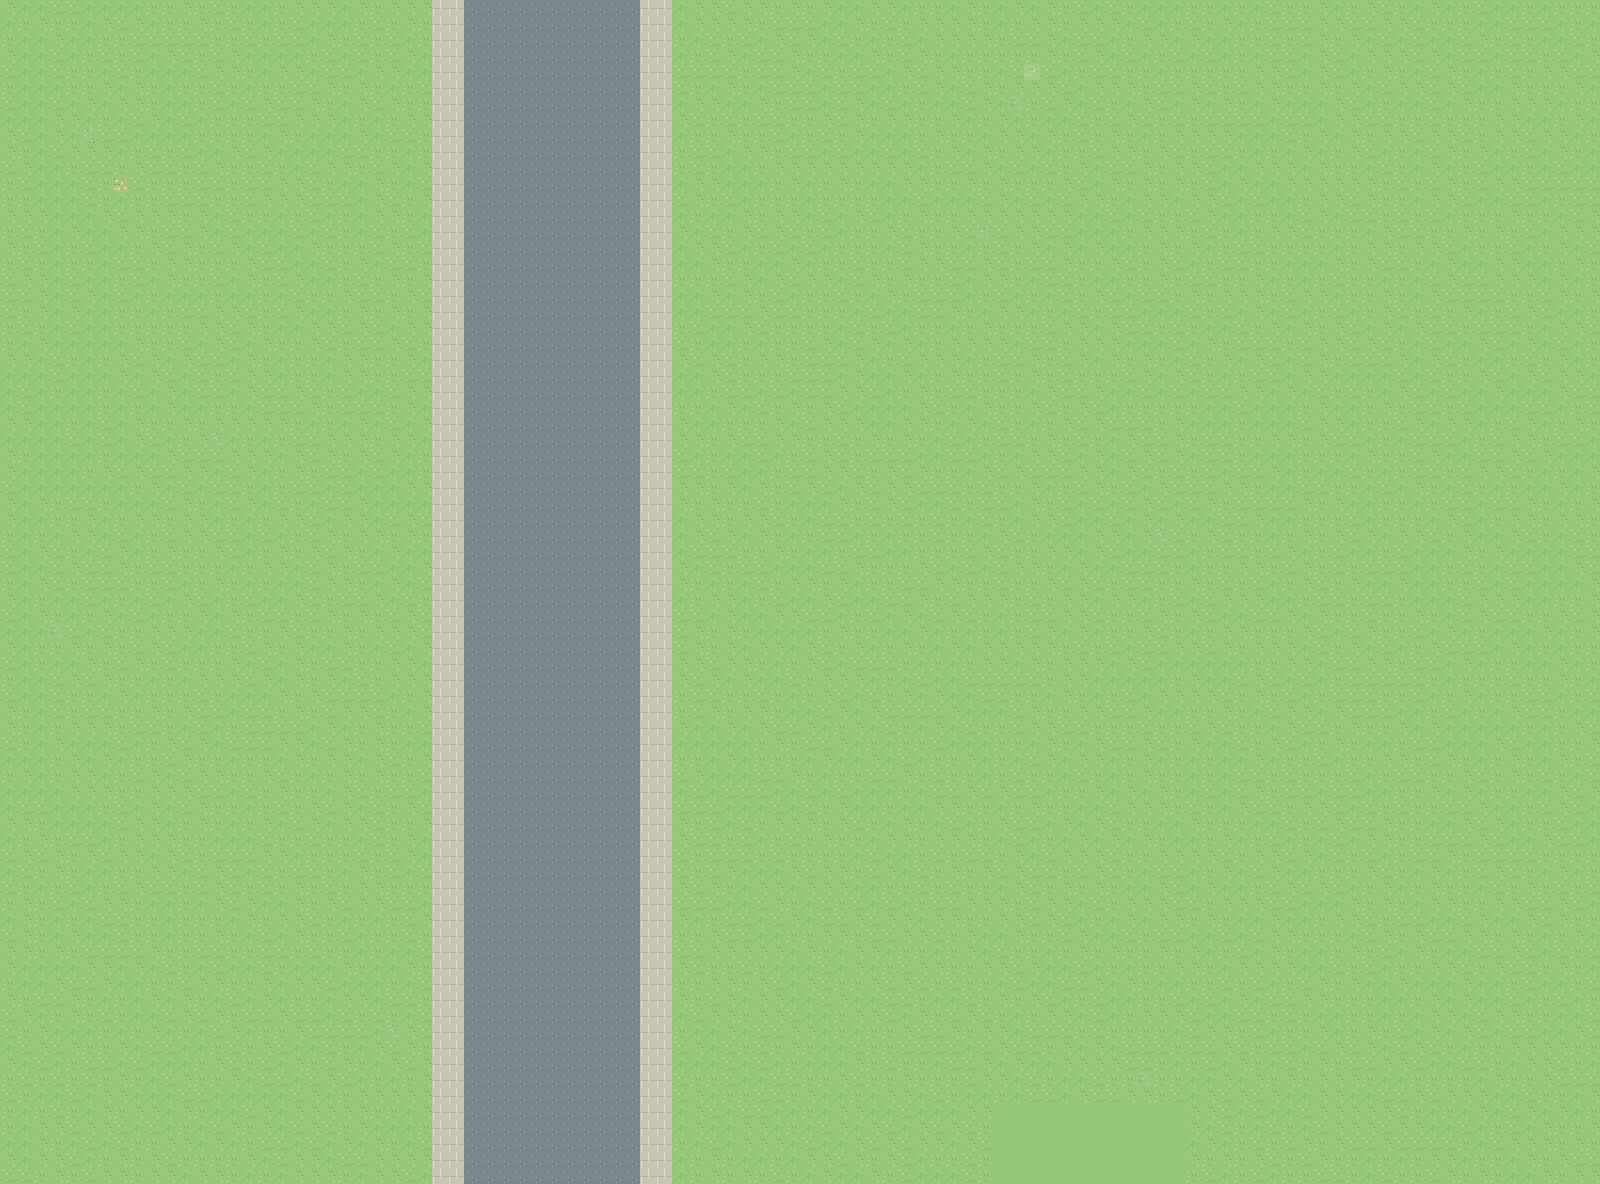

A level layout from a 2D game, rendered from its tile map. Below: a short description, then the map file with tile-grid data replaced by summaries:
An orthogonal 100x74 tile map with 16x16 px tiles, 4 tile layers (Ground, Landscape, Roads, BuildingPads), 2 tilesets and 5 objects (4x scene_portal, spawn).

<map version="1.10" tiledversion="1.12.2" orientation="orthogonal" renderorder="right-down" width="100" height="74" tilewidth="16" tileheight="16" infinite="0" backgroundcolor="#95c679" nextlayerid="8" nextobjectid="102">
 <properties>
  <property name="ground_only" type="bool" value="true" />
  <property name="origin_anchor" value="含弘门通道中心为世界(0,0)" />
  <property name="player_sprite_height" type="int" value="48" />
  <property name="player_sprite_width" type="int" value="48" />
  <property name="scene_id" value="04" />
  <property name="scene_name" value="雕像花园与台阶" />
  <property name="scenery_collision_layer" value="not_added_yet" />
  <property name="tile_scale" type="int" value="16" />
  <property name="world_origin_x_px" type="int" value="-800" />
  <property name="world_origin_y_px" type="int" value="-2096" />
 </properties>
 <tileset firstgid="1" name="swu_terrain_16" tilewidth="16" tileheight="16" tilecount="320" columns="16">
  <image source="../assets/ground_tiles_16.png" width="256" height="320" />
 </tileset>
 <tileset firstgid="321" source="../assets/stone_stairs_seamless_16.tsx" />
 <layer id="1" name="Ground" width="100" height="74">
  <data>[7400 cells, 7296 non-empty, 4 distinct tile ids]</data>
 </layer>
 <layer id="2" name="Landscape" width="100" height="74">
  <data>[7400 cells, 128 non-empty, 6 distinct tile ids]</data>
 </layer>
 <layer id="3" name="Roads" width="100" height="74">
  <data>[7400 cells, 1110 non-empty, 2 distinct tile ids]</data>
 </layer>
 <layer id="4" name="BuildingPads" width="100" height="74">
  <data>[7400 cells, 1 non-empty, 1 distinct tile ids]</data>
 </layer>
 <objectgroup color="#d9b768" id="5" name="BuildingSlots" />
 <objectgroup color="#4ca3d9" id="6" name="Portals" visible="0">
  <object id="4" name="exit_south" type="scene_portal" x="768" y="1120" width="64" height="64">
   <properties>
    <property name="direction" value="south" />
    <property name="enabled" type="bool" value="true" />
    <property name="spawn_x_px" type="int" value="800" />
    <property name="spawn_y_px" type="int" value="112" />
    <property name="target_portal" value="exit_north" />
    <property name="target_scene" value="00" />
    <property name="trigger" value="cross_map_edge" />
   </properties>
  </object>
  <object id="100" name="exit_south" type="scene_portal" x="1024" y="1120" width="128" height="64">
   <properties>
    <property name="direction" value="south" />
    <property name="enabled" type="bool" value="true" />
    <property name="spawn_x_px" type="int" value="800" />
    <property name="spawn_y_px" type="int" value="112" />
    <property name="target_portal" value="exit_north" />
    <property name="target_scene" value="00" />
    <property name="trigger" value="cross_map_edge" />
   </properties>
  </object>
  <object id="101" name="exit_south" type="scene_portal" x="480" y="1120" width="112" height="64">
   <properties>
    <property name="direction" value="south" />
    <property name="enabled" type="bool" value="true" />
    <property name="spawn_x_px" type="int" value="800" />
    <property name="spawn_y_px" type="int" value="112" />
    <property name="target_portal" value="exit_north" />
    <property name="target_scene" value="00" />
    <property name="trigger" value="cross_map_edge" />
   </properties>
  </object>
  <object id="5" name="exit_north" type="scene_portal" x="672" y="0" width="272" height="64">
   <properties>
    <property name="direction" value="north" />
    <property name="enabled" type="bool" value="true" />
    <property name="spawn_x_px" type="int" value="800" />
    <property name="spawn_y_px" type="int" value="1056" />
    <property name="target_portal" value="exit_south" />
    <property name="target_scene" value="05" />
    <property name="trigger" value="cross_map_edge" />
   </properties>
  </object>
 </objectgroup>
 <objectgroup color="#74b877" id="7" name="Spawn" visible="0">
  <object id="6" name="player_start" type="spawn" x="800" y="1056">
   <properties>
    <property name="feet_position" type="bool" value="true" />
    <property name="sprite_height" type="int" value="48" />
    <property name="sprite_width" type="int" value="48" />
   </properties>
  </object>
 </objectgroup>
</map>
